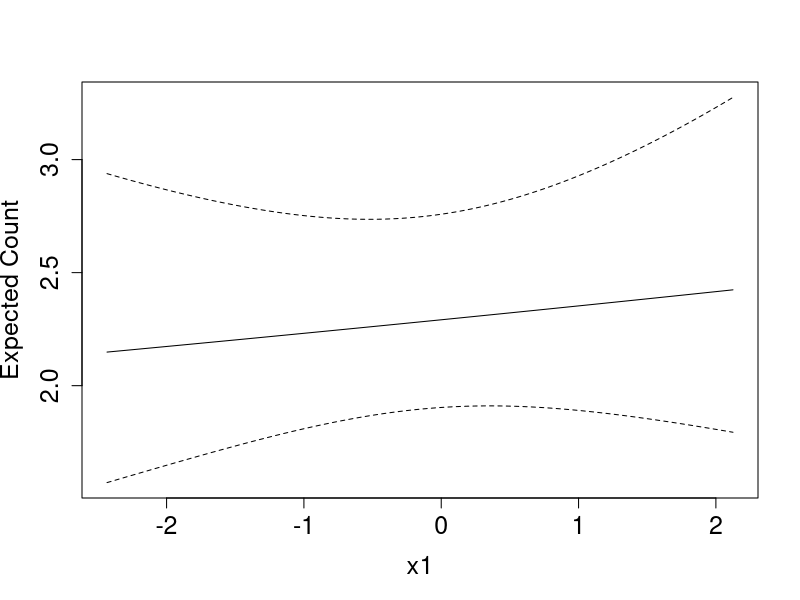
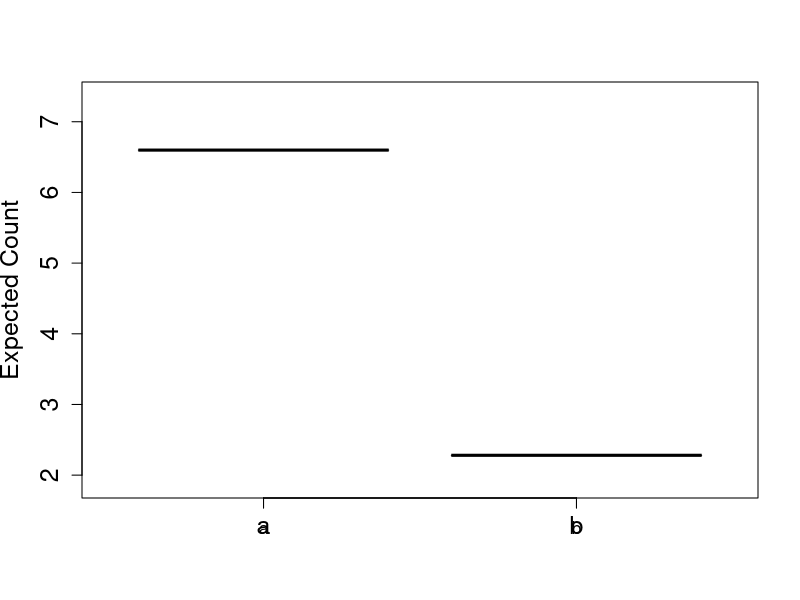

Write R code to recreate these figures, in order.
## ---- chunk 1
#setwd(choose.dir('HW4.csv'))
hw4<-read.csv(file = 'HW4.csv')

fit<-glm(y~x1+x2, family = poisson, data = hw4)
summary(fit)

## ---- chunk 2
beta<-coef(fit)
beta

c_1<- beta[1]+beta[2]*1+beta[3]
c_1

c_2<- beta[1]+beta[2]*2+beta[3]
c_2

log(exp(c_2)/exp(c_1))
## ---- chunk 3
exp(beta[2])
## ---- chunk 4
c_a <- beta[1]+beta[2]+beta[3]*0
c_a

c_b <- beta[1]+beta[2]+beta[3]*1
c_b

log(exp(c_b)/exp(c_a))

#and now, compared to the coefficient
beta[3]

#and for further interpretation
(exp(beta[3])-1)*100
## ---- chunk 5
newdat<-data.frame( x1 = seq(min(hw4$x1), max(hw4$x1), length.out = 100), x2 = factor(x = rep('b', times = 100), levels = c('a', 'b')))

prd<-predict.glm(object = fit, newdata = newdat, type = 'link', se.fit = T)
low<-prd$fit-qnorm(.975)*prd$se.fit
high<-prd$fit+qnorm(.975)*prd$se.fit

plot(y=exp(prd$fit), x=newdat$x1, ylab = 'Expected Count', xlab = 'x1', cex.axis = 1.5, cex.lab = 1.5, type = 'l', ylim = c(min(exp(low)), max(exp(high))))
lines(x = newdat$x1, y = exp(low), lty = 2)
lines(x = newdat$x1, y = exp(high), lty = 2)

## ---- chunk 6
newdat1<-data.frame( x1 = mean(hw4$x1), x2 = factor(c('a','b')))

prd<-predict.glm(object = fit, newdata = newdat1, type = 'link', se.fit = T)
low<-prd$fit-qnorm(.975)*prd$se.fit
high<-prd$fit+qnorm(.975)*prd$se.fit

plot(y=exp(prd$fit), x=newdat1$x2, ylab = 'Expected Count', xlab = '', cex.axis = 1.5, cex.lab = 1.5, type = 'l', ylim = c(min(exp(low)), max(exp(high))))
axis(side = 1, at = c(1, 2), labels = c('a', 'b'))
lines(x = newdat1$x1, y = exp(low), lty = 2)
lines(x = newdat1$x1, y = exp(high), lty = 2)
